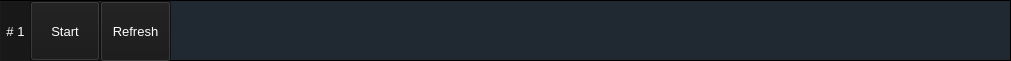
   <widget class="QFrame" name="frame_20">
    <property name="geometry">
     <rect>
      <x>0</x>
      <y>530</y>
      <width>1011</width>
      <height>61</height>
     </rect>
    </property>
    <property name="mouseTracking">
     <bool>false</bool>
    </property>
    <property name="acceptDrops">
     <bool>false</bool>
    </property>
    <property name="styleSheet">
     <string notr="true">background-color: #202932;;
border-color: &quot;Solid&quot;;
</string>
    </property>
    <property name="frameShape">
     <enum>QFrame::Box</enum>
    </property>
    <property name="lineWidth">
     <number>1</number>
    </property>
    <widget class="QPushButton" name="button_start">
     <property name="geometry">
      <rect>
       <x>30</x>
       <y>1</y>
       <width>70</width>
       <height>60</height>
      </rect>
     </property>
     <property name="styleSheet">
      <string notr="true">color: rgb(254, 253, 255);
font: 10pt;background-color: #181818;
</string>
     </property>
     <property name="text">
      <string>Start</string>
     </property>
    </widget>
    <widget class="QPushButton" name="button_refresh">
     <property name="geometry">
      <rect>
       <x>100</x>
       <y>1</y>
       <width>71</width>
       <height>61</height>
      </rect>
     </property>
     <property name="styleSheet">
      <string notr="true">color: rgb(254, 253, 255);
font: 10pt;background-color: #181818;</string>
     </property>
     <property name="text">
      <string>Refresh</string>
     </property>
    </widget>
    <widget class="QLabel" name="label_2">
     <property name="geometry">
      <rect>
       <x>0</x>
       <y>1</y>
       <width>31</width>
       <height>61</height>
      </rect>
     </property>
     <property name="styleSheet">
      <string notr="true">color: rgb(254, 253, 255);
font: 10pt;
background-color: #181818;
</string>
     </property>
     <property name="frameShape">
      <enum>QFrame::Panel</enum>
     </property>
     <property name="frameShadow">
      <enum>QFrame::Raised</enum>
     </property>
     <property name="text">
      <string># 1</string>
     </property>
     <property name="alignment">
      <set>Qt::AlignCenter</set>
     </property>
    </widget>
   </widget>
